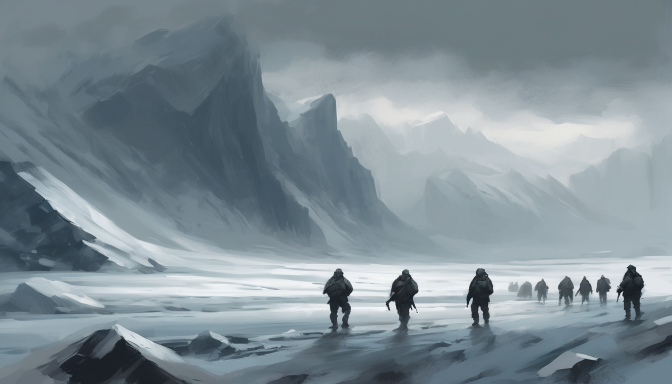
#> input picture whitesilence/tools/content/paintings/arctic.png, 1344 x 768 px, given in place of scp_logo.png, which was not available (shown at 1/2 size)
$ python make_archive.py
#> lines starting #> are read from the running program, lines starting #| are printed output that depends on the picture
"""Архивы для установки -> dist/

    python3 tools/content/make_archive.py

  whitesilence_gamemode.zip — только код: распаковать в garrysmod/  ->  garrysmod/gamemodes/whitesilence
  whitesilence_content.zip  — контент:    распаковать в garrysmod/  ->  garrysmod/addons/whitesilence_content
Плюс иконка и лого режима для меню (из знака Фонда).
"""
import json
import os
import zipfile

from PIL import Image, ImageDraw, ImageFont

ROOT = os.path.abspath(os.path.join(os.path.dirname(__file__), "..", ".."))
GM = os.path.join(ROOT, "gamemodes", "whitesilence")
CONTENT = os.path.join(ROOT, "content")
DIST = os.path.join(ROOT, "dist")


def menu_images():
    logo = Image.open(os.path.join(CONTENT, "materials", "whitesilence", "intro", "scp_logo.png"))
#> logo is the input picture: PIL image 1344x768 RGB; mean R, G, B 127.6, 142.2, 149.8
    logo.resize((24, 24), Image.LANCZOS).save(os.path.join(GM, "icon24.png"))
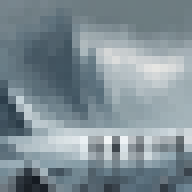
#> saved as icon24.png: PIL image 24x24 RGB (shown 8 times larger); mean R, G, B 127.6, 142.2, 149.7
    # лого в меню выбора режима: знак + название
    img = Image.new("RGBA", (288, 128), (0, 0, 0, 0))
#> img: PIL image 288x128 RGBA; every value is 0
#> (the run stopped early here; a loop or call above may not have finished)

$ run again, on whitesilence/tools/content/paintings/dead.png
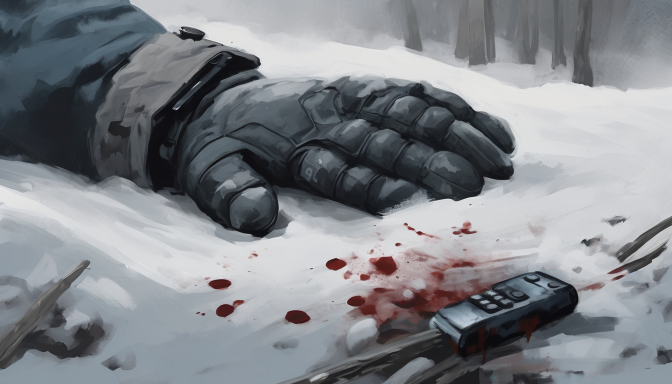
#> input picture whitesilence/tools/content/paintings/dead.png, 1344 x 768 px, given in place of scp_logo.png, which was not available (shown at 1/2 size)
#> in menu_images, logo is the input picture: PIL image 1344x768 RGB; mean R, G, B 129.7, 133.1, 137.9
#> in menu_images, `logo.resize((24, 24), Image.LANCZOS).save(os.path.join(GM, "icon24.png..`:
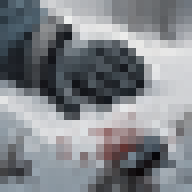
#> saved as icon24.png: PIL image 24x24 RGB (shown 8 times larger); mean R, G, B 129.7, 133.1, 138
#> img: PIL image 288x128 RGBA; every value is 0

$ run again, on whitesilence/tools/content/paintings/heli.png
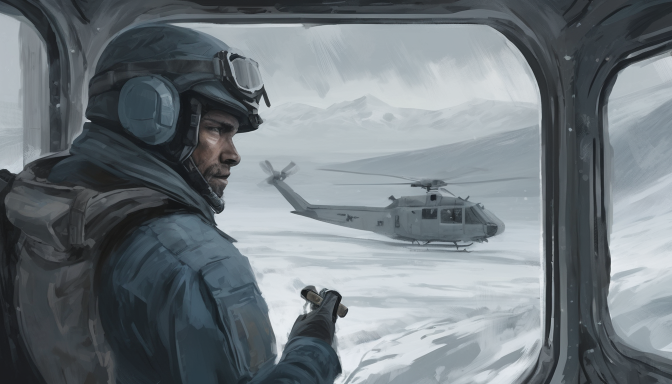
#> input picture whitesilence/tools/content/paintings/heli.png, 1344 x 768 px, given in place of scp_logo.png, which was not available (shown at 1/2 size)
#> in menu_images, logo is the input picture: PIL image 1344x768 RGB; mean R, G, B 113.3, 121.7, 127
#> in menu_images, `logo.resize((24, 24), Image.LANCZOS).save(os.path.join(GM, "icon24.png..`:
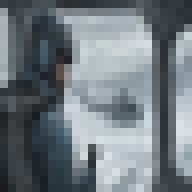
#> saved as icon24.png: PIL image 24x24 RGB (shown 8 times larger); mean R, G, B 113.3, 121.7, 127.1
#> img: PIL image 288x128 RGBA; every value is 0
